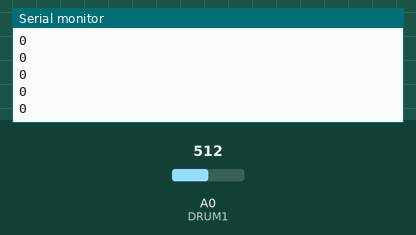
This sketch was run on a simulated Arduino Uno, built with avr-gcc and run on an emulated ATmega328P. Parts: the last lines printed to the serial monitor. The test bench sets the inputs (shaded band); at power-on: A0 (DRUM1) = 512.

Above: at 1.2 s.
1.3 s: A0 (DRUM1) set to 716
At 1.9 s:
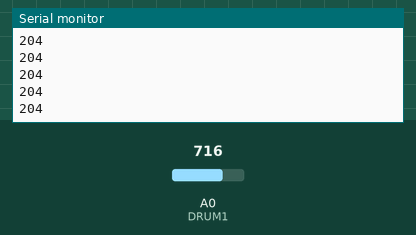
2.8 s: A0 (DRUM1) set to 900
At 3.4 s:
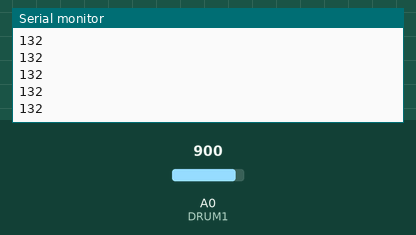
Timing chart, 0 to 5.8 s (numbered marks = the images above; inputs shaded):
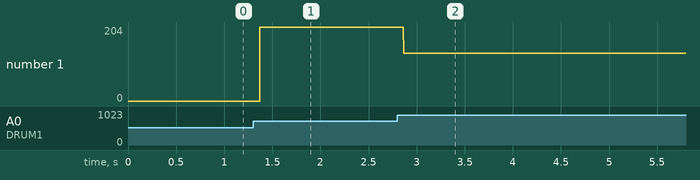

Measured:
- after the input at 1.3 s, the serial monitor: prints a new line after 0.07 s (image 1)
- after the input at 2.8 s, the serial monitor: prints a new line after 0.07 s (image 2)
- plotted number 1: 0 → 204 after the input at 1.3 s, 204 → 13 after the input at 2.8 s

The sketch:

00-piezo_test.ino
```cpp
#define DRUM1 0    // Our analog pin

byte val = 0;      // Initializing the variable for the voltage value

void setup()
{
  Serial.begin(9600);  // Initializing the serial port at 9600 baud
}

void loop()
{
  val = analogRead(DRUM1);  // Read the voltage
  Serial.println(val); // Print the voltage to the terminal
}
```
